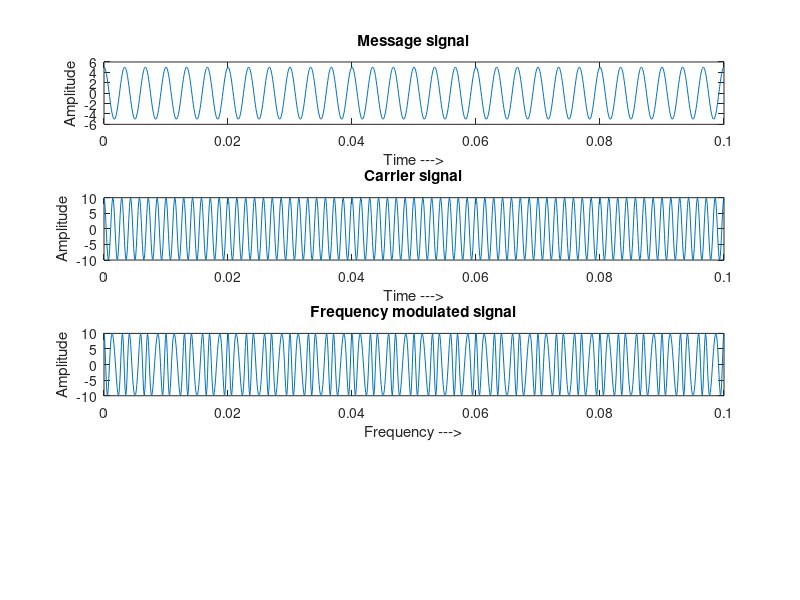

The MATLAB script that drew this image: (Note: this script raises an error after producing the figure.)

%AIM: Study of Frequency Modulation and Demodulation%
%---------------------------------------------------------
clc;
close all;
clear all;
am=5;
ac=10;
t=0:0.0001:0.1;
kf=50;
fm=300;
fc=700;
%%Message signal
m=am*cos(2*pi*fm*t);
subplot(411);
plot(t,m);
title('Message signal');
xlabel('Time --->');
ylabel('Amplitude');
%%Carrier signal
c=ac*cos(2*pi*fc*t);
subplot(412)
plot(t,c);
title('Carrier signal');
xlabel('Time --->');
ylabel('Amplitude');
%%Frequency modulated signal
s=ac.*cos((2*pi*fc*t)+((kf*am.*sin(2*pi*fm.*t))/fm));
subplot(413); 
plot(t,s);
title('Frequency modulated signal');
xlabel('Frequency --->');
ylabel('Amplitude');
f=kf*am;
z=fmdemod(s,fc,10000,f);
subplot(414); 
plot(t,z);
title('Demodulated signal');
xlabel('TIme --->');
ylabel('Amplitude');